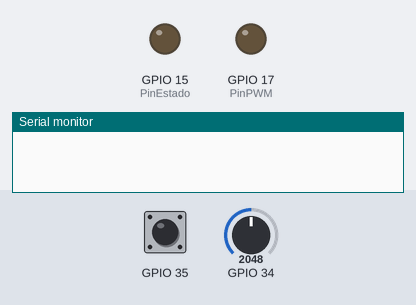
Bench run of a sketch on a simulated ESP32. Parts: output pins drawn as LEDs (lit = HIGH), the last lines printed to the serial monitor. Dashed ring = blinking. The test bench sets the inputs (shaded band); at power-on: GPIO 35 LOW, GPIO 34 = 2048. WiFi joins after 1.5 s; servers stay silent unless stated; uploads are accepted with an empty reply.

Above: at 0.1 s.
At 5.9 s:
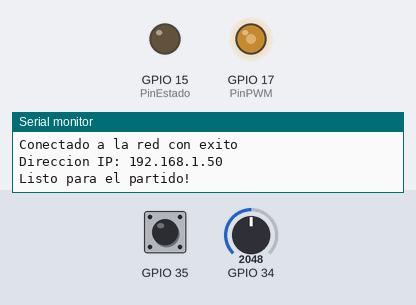
6.0 s: GPIO 35 pulsed HIGH 5 times (0.12 s each, 0.3 s apart)
At 6.5 s:
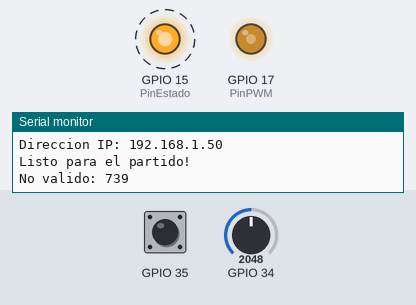
Timing chart, 0 to 9.0 s (numbered marks = the images above; inputs shaded):
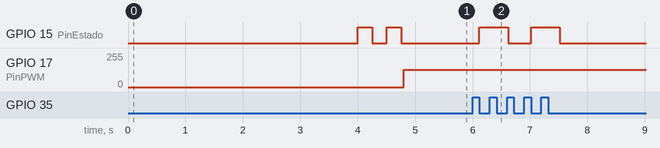

The sketch:

Espada.ino
```cpp
#include <WiFi.h>
#include <HTTPClient.h>

//const char* nombre = "iPhone de Migue Mesa";
//const char* contra = "password123";
//const char* nombre = "vodafoneCB24";
//const char* contra = "Nitrophoska314$";
const char* nombre = "Espada";
const char* contra = "Elwifidelaespadika";

TaskHandle_t Task1;
TaskHandle_t Task2;

// Constantes para las funciones de generacion, detección y envio
const int PinPWM = 17;  //Pin para emitir la señal AC a la cazoleta y espada
const int PinEstado=15; //Pin para mostrar en un LED el estado de toque valido/no valido
int suma;
String user="1"; //Inicializamos valores para POST HTTP
String pass="0";

String apiKeyValue = "tPmAT5Ab3j7F9";

String sensorName = "Usuario1";
String sensorLocation = "Terreno";

void setup() {
  Serial.begin(115200);
  //Inicializamos los pines a usar para generacion de AC y deteccion de continua/alterna
  pinMode(34,INPUT);
  pinMode(35,INPUT);
  pinMode(17,OUTPUT);
  pinMode(15,OUTPUT);

  WiFi.begin(nombre,contra);

  while (WiFi.status() != WL_CONNECTED) {
    delay(1000);
    Serial.println("Conectado a la red WiFi...");
  }

  Serial.println("Conectado a la red con exito");
  Serial.print("Direccion IP: ");
  Serial.println(WiFi.localIP());
  delay(2000);
  Serial.println("Listo para el partido!");

        digitalWrite(PinEstado,HIGH);
        delay(250);
        digitalWrite(PinEstado,LOW);
        delay(250);
        digitalWrite(PinEstado,HIGH);
        delay(250);
        digitalWrite(PinEstado,LOW);

  //Definición de la funcion de generación de pulsos PWM en el nucleo 0
  xTaskCreatePinnedToCore(
                    Task1code,
                    "Pulsos PWM",
                    10000,
                    NULL,
                    2,
                    &Task1,
                    0);

  //Definición de la tarea de medicion y envío de datos que correrá en el nucleo 1
  xTaskCreatePinnedToCore(
                    Task2code,
                    "Medicion",
                    10000,
                    NULL,
                    2,
                    &Task2,
                    1);
}

//Task1code: Generación pulsos PWM a 500Hz
void Task1code( void * pvParameters ){
  for(;;){ //Bucle infinito
        digitalWrite(PinPWM,HIGH);
        delay(1);
        digitalWrite(PinPWM,LOW);
        delay(1);
        }
}

//Task2code: Lectura de los datos
void Task2code( void * pvParameters ){
  for(;;){ //Bucle infinito
      while(digitalRead(35)){ //Mientras que el sensor 1 detecte tension->
          if(((analogRead(34))/4095*3)<0.2){ //Contamos el numero de picos que tiene la señal
            suma=suma+1; //Se espera que el # de picos si es un toque valido sea minimo, y que si es no valido sea un valor alto
        }
      }
      if(suma>100){ //Directamente transmitimos la informacion de toque valido (o no valido)
        Serial.print("No valido: ");
        Serial.println(suma);
        digitalWrite(PinEstado,HIGH);
        delay(500);
        digitalWrite(PinEstado,LOW);
        EnvioHTTP(0);
      }

      if(suma<100 && suma>1){

        Serial.print("Valido: ");
        Serial.println(suma);
        digitalWrite(PinEstado,HIGH);
        delay(250);
        digitalWrite(PinEstado,LOW);
        delay(250);
        digitalWrite(PinEstado,HIGH);
        delay(250);
        digitalWrite(PinEstado,LOW);
        EnvioHTTP(1);
      }
      suma=1;
    }
  }

void loop(){
  }

void EnvioHTTP (int valido){
      WiFiClient client;
      HTTPClient http;

      //Comienzo de la conexion http
      http.begin("http://192.168.8.114/InterfazGrafica/post-esp-data.php");

      //Especificamos la cabecera de contenido
      http.addHeader("Content-Type", "application/x-www-form-urlencoded");

      //Informacion a enviar con HTTP POST
      String infoHTTP = "api_key=" + apiKeyValue + "&resultado1="+ String(user)+ "&resultado2="+String(valido);

      // Se envia la HTTP POST Request
      int CodigoRespuesta = http.POST(infoHTTP);
      Serial.println("Codigo de respuesta: ");
      Serial.println(CodigoRespuesta);
      // Liberamos los recursos
      http.end();
}
```

Measured:
- after the input at 6.0 s, GPIO 15 (PinEstado): alternates HIGH for 0.50 s and LOW for 0.40 s, 4 changes in all, then stays LOW, starting after 0.12 s
